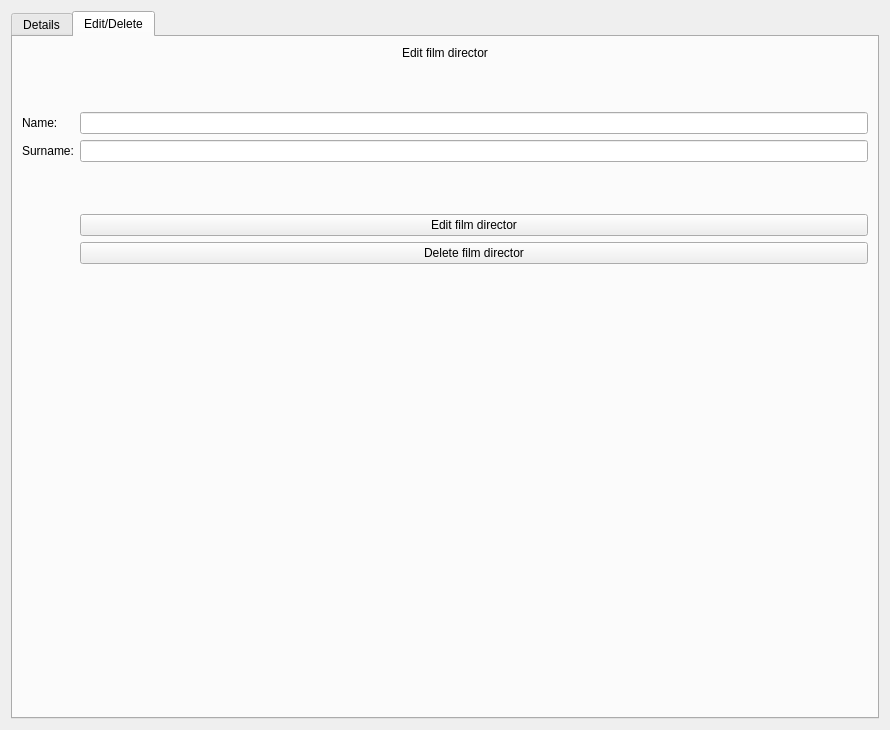
<?xml version="1.0" encoding="UTF-8"?>
<ui version="4.0">
 <class>filmDirector_window</class>
 <widget class="QWidget" name="filmDirector_window">
  <property name="geometry">
   <rect>
    <x>0</x>
    <y>0</y>
    <width>890</width>
    <height>730</height>
   </rect>
  </property>
  <property name="windowTitle">
   <string>Form</string>
  </property>
  <layout class="QVBoxLayout" name="verticalLayout">
   <item>
    <widget class="QTabWidget" name="tabWidget">
     <property name="currentIndex">
      <number>1</number>
     </property>
     <widget class="QWidget" name="tab">
      <attribute name="title">
       <string>Details</string>
      </attribute>
      <layout class="QGridLayout" name="gridLayout">
       <item row="0" column="0">
        <widget class="QLabel" name="filmDirectorName_label">
         <property name="text">
          <string>Name</string>
         </property>
         <property name="alignment">
          <set>Qt::AlignCenter</set>
         </property>
        </widget>
       </item>
       <item row="1" column="0">
        <widget class="QLabel" name="filmDirectorSurname_label">
         <property name="text">
          <string>Surname</string>
         </property>
         <property name="alignment">
          <set>Qt::AlignCenter</set>
         </property>
        </widget>
       </item>
       <item row="2" column="0">
        <widget class="QLabel" name="filmDirectorWikipedia_label">
         <property name="text">
          <string>Wikipedia</string>
         </property>
         <property name="alignment">
          <set>Qt::AlignCenter</set>
         </property>
        </widget>
       </item>
      </layout>
     </widget>
     <widget class="QWidget" name="tab_2">
      <attribute name="title">
       <string>Edit/Delete</string>
      </attribute>
      <layout class="QFormLayout" name="formLayout">
       <item row="0" column="0" colspan="2">
        <widget class="QLabel" name="editFilmDirector_label">
         <property name="text">
          <string>Edit film director</string>
         </property>
         <property name="alignment">
          <set>Qt::AlignCenter</set>
         </property>
        </widget>
       </item>
       <item row="1" column="0" colspan="2">
        <spacer name="verticalSpacer">
         <property name="orientation">
          <enum>Qt::Vertical</enum>
         </property>
         <property name="sizeType">
          <enum>QSizePolicy::Preferred</enum>
         </property>
         <property name="sizeHint" stdset="0">
          <size>
           <width>20</width>
           <height>40</height>
          </size>
         </property>
        </spacer>
       </item>
       <item row="2" column="0">
        <widget class="QLabel" name="filmDirectorName_label_2">
         <property name="text">
          <string>Name:</string>
         </property>
        </widget>
       </item>
       <item row="2" column="1">
        <widget class="QLineEdit" name="filmDirectorName_lineEdit"/>
       </item>
       <item row="3" column="0">
        <widget class="QLabel" name="filmDirectorSurname_label_2">
         <property name="text">
          <string>Surname:</string>
         </property>
        </widget>
       </item>
       <item row="3" column="1">
        <widget class="QLineEdit" name="filmDirectorSurname_lineEdit"/>
       </item>
       <item row="4" column="0" colspan="2">
        <spacer name="verticalSpacer_2">
         <property name="orientation">
          <enum>Qt::Vertical</enum>
         </property>
         <property name="sizeType">
          <enum>QSizePolicy::Preferred</enum>
         </property>
         <property name="sizeHint" stdset="0">
          <size>
           <width>20</width>
           <height>40</height>
          </size>
         </property>
        </spacer>
       </item>
       <item row="5" column="1">
        <widget class="QPushButton" name="editFilmDirector_button">
         <property name="text">
          <string>Edit film director</string>
         </property>
        </widget>
       </item>
       <item row="6" column="1">
        <widget class="QPushButton" name="deleteFilmDirector_button">
         <property name="text">
          <string>Delete film director</string>
         </property>
        </widget>
       </item>
      </layout>
     </widget>
    </widget>
   </item>
  </layout>
 </widget>
 <resources/>
 <connections/>
</ui>
